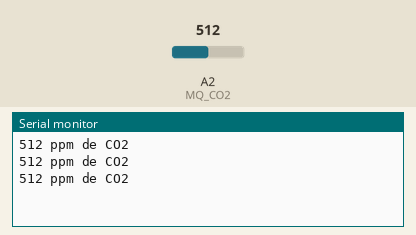
A sketch run on a simulated Arduino Uno, built with avr-gcc and run on an emulated ATmega328P. On the bench: the last lines printed to the serial monitor. The test bench sets the inputs (shaded band); at power-on: A2 (MQ_CO2) = 512.

Above: at 1.3 s.
1.4 s: A2 (MQ_CO2) set to 716
At 1.9 s:
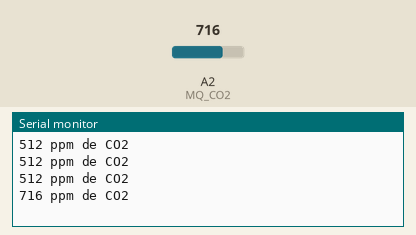
2.9 s: A2 (MQ_CO2) set to 900
At 3.4 s:
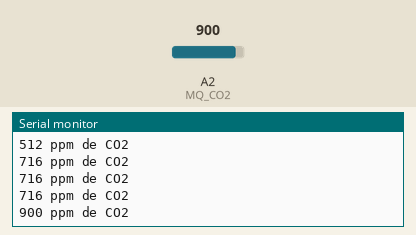
Timing chart, 0 to 5.9 s (numbered marks = the images above; inputs shaded):
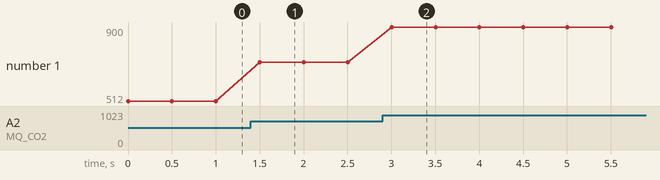

The sketch:

MQ135.ino
```cpp
#define MQ_CO2 (2) // pin declarado
int mql135;

void setup() {

  Serial.begin(9600);
}

void loop() {

  mql135=analogRead(MQ_CO2);
  Serial.print(mql135,DEC);
  Serial.println(" ppm de CO2"); //calidad de aire
  delay(500);

}
```

Measured:
- after the input at 1.4 s, the serial monitor: prints a new line after 0.10 s (image 1)
- after the input at 2.9 s, the serial monitor: prints a new line after 0.10 s (image 2)
- plotted number 1: 512 → 716 after the input at 1.4 s, 716 → 900 after the input at 2.9 s
